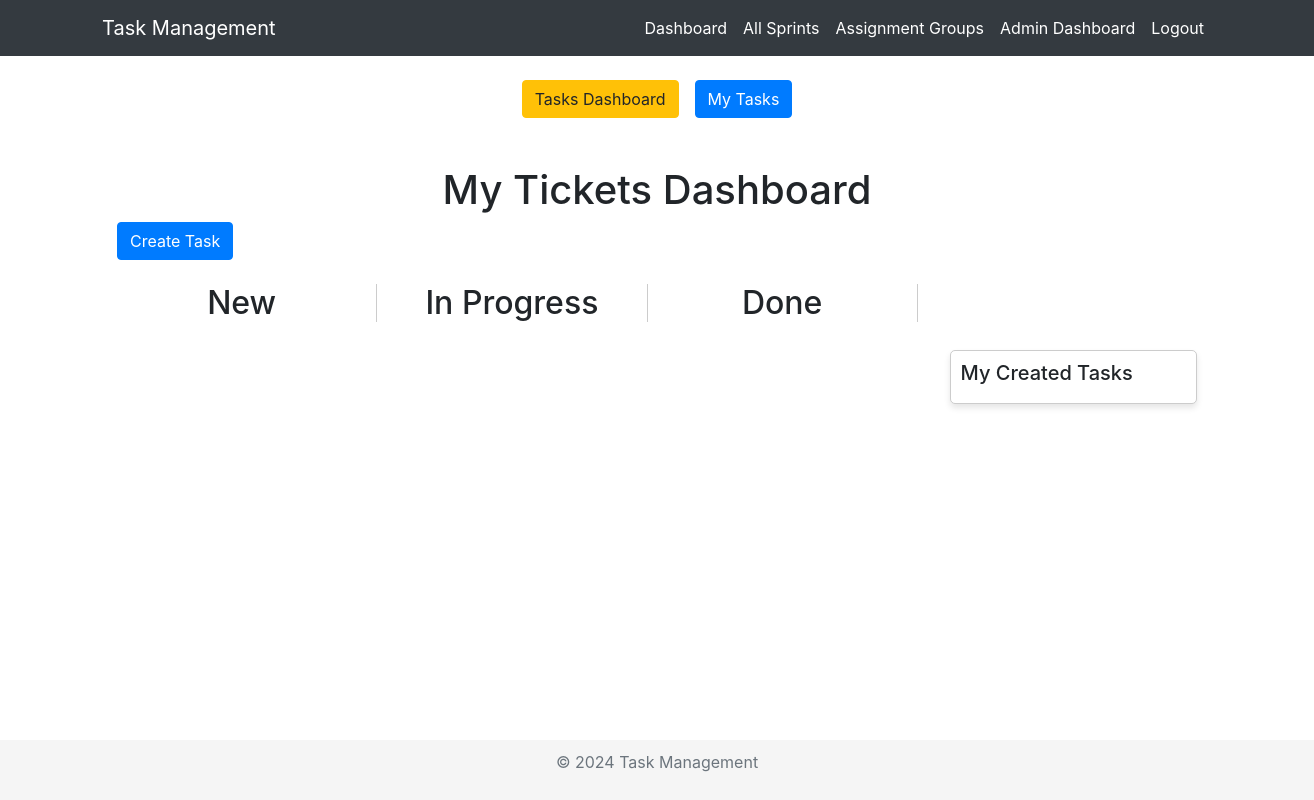
The page /mydashboard/ (signed in) on the database as committed earlier.
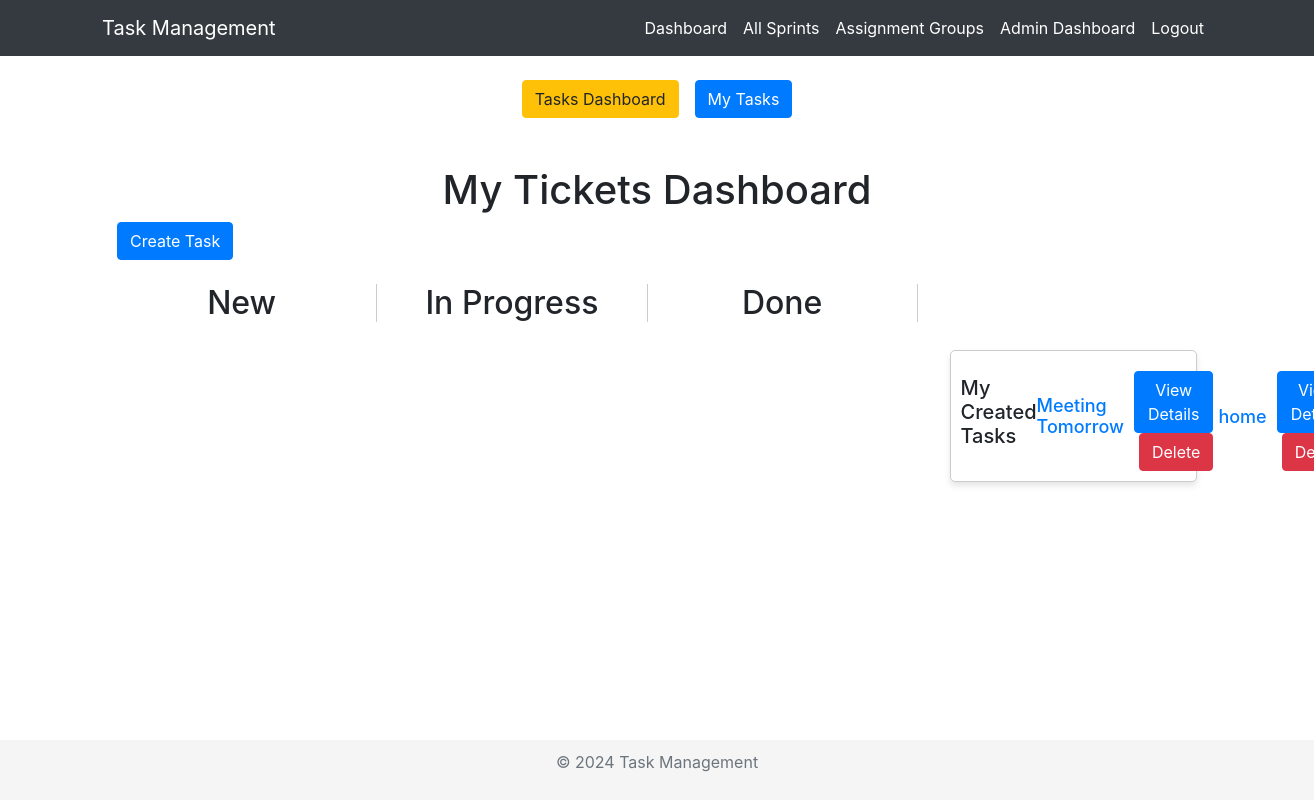
The same page on the database as committed later.
### taskmanagement/models.py (models this page shows, shortened)
class Task(models.Model):
    task_token = models.CharField(max_length=8, unique=True, blank=True)
    title = models.CharField(max_length=100)
    description = models.TextField()
    due_date = models.DateTimeField(blank=True, null=True)
    PRIORITY_CHOICES = [
        ("P1", "P1-Very High"),
        ("P2", "P2-High"),
        ("P3", "P3-Medium"),
        ("P4", "P4-Low"),
    ]
    priority = models.CharField(max_length=20, choices= PRIORITY_CHOICES, default='P3' )
    STATUS_CHOICES = [
        ("New", "New"),
        ("In Progress", "In Progress"),
        ("Done", "Done")
    ]
    status = models.CharField(max_length=20, choices = STATUS_CHOICES, default="New")
    assignment_group = models.ForeignKey(AssignmentGroup, related_name='tickets', on_delete=models.CASCADE, blank=False, null=False)
    creator = models.ForeignKey(settings.AUTH_USER_MODEL, on_delete=models.CASCADE)
    assigned_to = models.CharField(max_length=255, null=True, blank=True)
    created_at = models.DateTimeField(auto_now_add=True)
    updated_at = models.DateTimeField(auto_now=True)

### taskmanagement/views.py (the view)
# urls.py: path('mydashboard/', views.mydashboard, name='mydashboard'),
def mydashboard(request):
    user = request.user
    assigned_tasks = Task.objects.filter(assigned_to=user)
    created_tasks = Task.objects.filter(creator=user)
    tasks_new = assigned_tasks.filter(status="New")
    tasks_in_progress = assigned_tasks.filter(status="In Progress")
    tasks_done = assigned_tasks.filter(status="Done")
    return render(request, 'mydashboard.html', {
        'tasks_new': tasks_new,
        'tasks_in_progress': tasks_in_progress,
        'tasks_done': tasks_done,
        'created_tasks': created_tasks
    })

### taskmanagement/models.py (called while the page is built)
    def __str__(self):
        return self.email

### taskmanagement/templates/mydashboard.html (shortened to what this page needs)
{% extends 'base.html' %}
{% load static %}
{% block content %}
{% include 'menu.html' %}
<div class="container mt-5">
    <h1 class="text-center">My Tickets Dashboard</h1>
    <a href="{% url 'create_task' %}" class="btn btn-primary">Create Task</a>
    <div class="ticket-status-header mt-4">
        <h2>New</h2>
        <h2>In Progress</h2>
        <h2>Done</h2>
    </div>
    <div class="row">
        <div class="col-md-3">
        </div>
        <div class="col-md-3">
        </div>
        <div class="col-md-3">
        </div>
        <div class="col-md-3">
            <div class="task_card small">
                <h5>My Created Tasks</h5>
                {% for task in created_tasks %}
                    <div class="task-title">
                        <h3><a href="{% url 'task_detail' task_id=task.id %}">{{ task.title }}</a></h3>
                    </div>
                    <div class="task-actions">
                        <a href="{% url 'task_detail' task_id=task.id %}" class="btn btn-primary">View Details</a>
                        <form action="{% url 'delete_task' task_id=task.id %}" method="post" style="display: inline;">
                            <button type="submit" class="btn btn-danger">Delete</button>
                        </form>
                    </div>
                {% endfor %}
            </div>
        </div>
    </div>
</div>
{% endblock %}

Rows that differ between the two databases and show on the page:
now on this page (row edited): Task: title "Meeting Tomorrow"
added Task: title "home"
